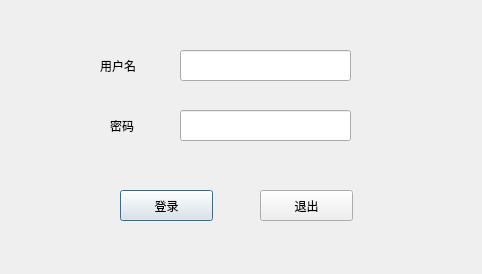
<?xml version="1.0" encoding="UTF-8"?>
<ui version="4.0">
 <class>loginDlg</class>
 <widget class="QDialog" name="loginDlg">
  <property name="geometry">
   <rect>
    <x>0</x>
    <y>0</y>
    <width>482</width>
    <height>274</height>
   </rect>
  </property>
  <property name="windowTitle">
   <string>Dialog</string>
  </property>
  <widget class="QLineEdit" name="lineEdit_pwd">
   <property name="geometry">
    <rect>
     <x>180</x>
     <y>110</y>
     <width>171</width>
     <height>31</height>
    </rect>
   </property>
  </widget>
  <widget class="QPushButton" name="loginBtn">
   <property name="geometry">
    <rect>
     <x>120</x>
     <y>190</y>
     <width>93</width>
     <height>31</height>
    </rect>
   </property>
   <property name="text">
    <string>登录</string>
   </property>
  </widget>
  <widget class="QLabel" name="label">
   <property name="geometry">
    <rect>
     <x>100</x>
     <y>50</y>
     <width>72</width>
     <height>31</height>
    </rect>
   </property>
   <property name="styleSheet">
    <string notr="true">font: 11pt &quot;Agency FB&quot;;</string>
   </property>
   <property name="text">
    <string>用户名</string>
   </property>
  </widget>
  <widget class="QPushButton" name="exitBtn">
   <property name="geometry">
    <rect>
     <x>260</x>
     <y>190</y>
     <width>93</width>
     <height>31</height>
    </rect>
   </property>
   <property name="text">
    <string>退出</string>
   </property>
  </widget>
  <widget class="QLabel" name="label_2">
   <property name="geometry">
    <rect>
     <x>110</x>
     <y>110</y>
     <width>41</width>
     <height>31</height>
    </rect>
   </property>
   <property name="styleSheet">
    <string notr="true">font: 11pt &quot;Agency FB&quot;;</string>
   </property>
   <property name="text">
    <string>密码</string>
   </property>
  </widget>
  <widget class="QLineEdit" name="lineEdit_user">
   <property name="geometry">
    <rect>
     <x>180</x>
     <y>50</y>
     <width>171</width>
     <height>31</height>
    </rect>
   </property>
  </widget>
 </widget>
 <resources/>
 <connections>
  <connection>
   <sender>exitBtn</sender>
   <signal>clicked()</signal>
   <receiver>loginDlg</receiver>
   <slot>close()</slot>
   <hints>
    <hint type="sourcelabel">
     <x>306</x>
     <y>205</y>
    </hint>
    <hint type="destinationlabel">
     <x>240</x>
     <y>136</y>
    </hint>
   </hints>
  </connection>
 </connections>
</ui>
